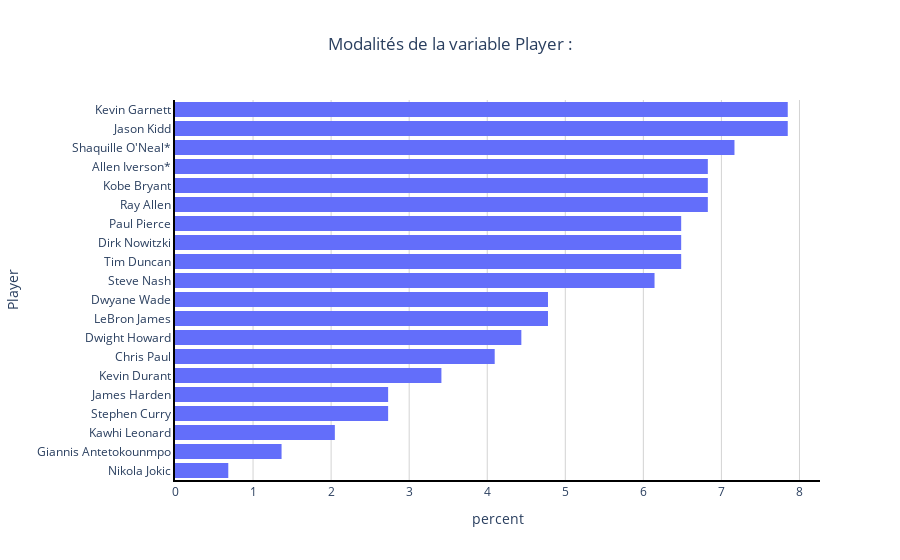

The cell this chart's notebook holds for it:
### Markdown cell above
En faisant apparaître les modalités de la variable Player, on remarque que les joueurs n'ont pas le même nombre de données disponibles. Cela constitue une première limite pour notre jeu de donnée.

### Code cell
fig = px.histogram(seasons_stat, y="Player", title = "Modalités de la variable Player :", histnorm='percent')
fig.update_yaxes(categoryorder = "total ascending",showline=True, linewidth=2, linecolor='black')
fig.update_xaxes(showgrid=True, gridwidth=1, gridcolor='Lightgrey',showline=True, linewidth=2, linecolor='black')
fig.update_layout(bargap=0.2, title = {"x" : 0.5}, grid_xaxes=list('x'),
                  plot_bgcolor = 'white')
fig.show()

### Figure 1 — Plotly figure (JSON) as saved in the notebook; plotly's stock layout.template omitted (floating-point values rounded to 4 significant figures; data arrays with more than 128 entries replaced by an {"elided": "..."} marker saying what was removed)
{"data": [{"alignmentgroup": "True", "bingroup": "y", "histnorm": "percent", "hovertemplate": "percent=%{x}<br>Player=%{y}<extra></extra>", "legendgroup": "", "marker": {"color": "#636efa", "pattern": {"shape": ""}}, "name": "", "offsetgroup": "", "orientation": "h", "showlegend": false, "type": "histogram", "xaxis": "x", "y": {"elided": "293 str values"}, "yaxis": "y"}], "layout": {"bargap": 0.2, "barmode": "relative", "grid": {"xaxes": ["x"]}, "legend": {"tracegroupgap": 0}, "plot_bgcolor": "white", "title": {"text": "Modalités de la variable Player :", "x": 0.5}, "xaxis": {"anchor": "y", "domain": [0, 1], "gridcolor": "Lightgrey", "gridwidth": 1, "linecolor": "black", "linewidth": 2, "showgrid": true, "showline": true, "title": {"text": "percent"}}, "yaxis": {"anchor": "x", "categoryorder": "total ascending", "domain": [0, 1], "linecolor": "black", "linewidth": 2, "showline": true, "title": {"text": "Player"}}}}
